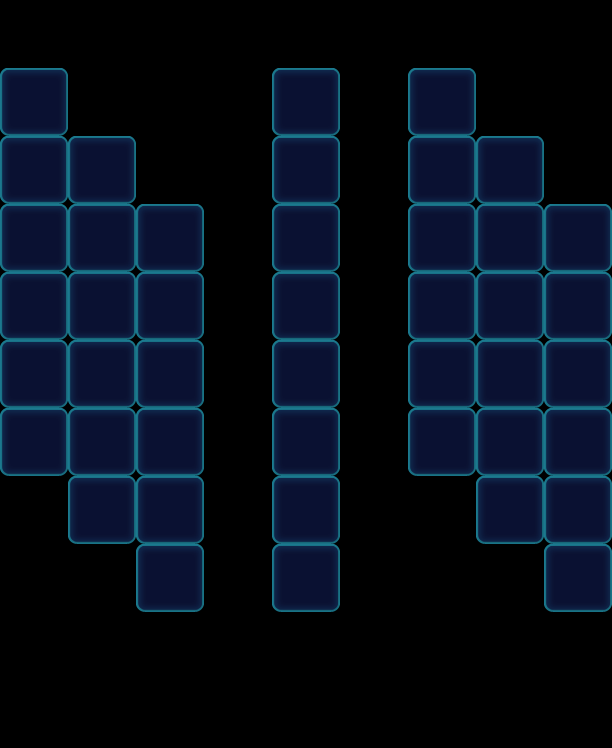

This game map was drawn from its Tiled (.tmx) file and the tilesets committed beside it. A one-line description and the trimmed map source follow:
An orthogonal 9x11 tile map with 68x68 px tiles, 1 tile layer (Valid), 2 tilesets and 43 objects (40x Floor, 2x Factory_Normal, Ice).

<map version="1.0" orientation="orthogonal" width="9" height="11" tilewidth="68" tileheight="68">
 <properties>
  <property name="Connect" value="06,12,1|17,23,1|28,61,1|66,72,1|77,83,1" />
 </properties>
 <tileset firstgid="1" name="game_grid1" tilewidth="68" tileheight="68">
  <image source="game_grid1.png" width="68" height="68" />
 </tileset>
 <tileset firstgid="2" name="map" tilewidth="68" tileheight="68">
  <image source="map.png" width="1024" height="1024" />
 </tileset>
 <layer name="Valid" width="9" height="11">
  <data>[99 cells, 44 non-empty, 1 distinct tile ids]</data>
 </layer>
 <objectgroup name="BottomObj" width="9" height="11">
  <object name="Jelly" type="Floor" gid="33" x="408" y="136">
   <properties>
    <property name="Layers" value="2" />
   </properties>
  </object>
  <object name="Jelly" type="Floor" gid="33" x="408" y="204">
   <properties>
    <property name="Layers" value="2" />
   </properties>
  </object>
  <object name="Jelly" type="Floor" gid="33" x="408" y="272">
   <properties>
    <property name="Layers" value="2" />
   </properties>
  </object>
  <object name="Jelly" type="Floor" gid="33" x="408" y="340">
   <properties>
    <property name="Layers" value="2" />
   </properties>
  </object>
  <object name="Jelly" type="Floor" gid="33" x="408" y="476">
   <properties>
    <property name="Layers" value="2" />
   </properties>
  </object>
  <object name="Jelly" type="Floor" gid="33" x="408" y="408">
   <properties>
    <property name="Layers" value="2" />
   </properties>
  </object>
  <object name="Jelly" type="Floor" gid="33" x="476" y="204">
   <properties>
    <property name="Layers" value="2" />
   </properties>
  </object>
  <object name="Jelly" type="Floor" gid="33" x="476" y="272">
   <properties>
    <property name="Layers" value="2" />
   </properties>
  </object>
  <object name="Jelly" type="Floor" gid="33" x="476" y="340">
   <properties>
    <property name="Layers" value="2" />
   </properties>
  </object>
  <object name="Jelly" type="Floor" gid="33" x="476" y="408">
   <properties>
    <property name="Layers" value="2" />
   </properties>
  </object>
  <object name="Jelly" type="Floor" gid="33" x="476" y="476">
   <properties>
    <property name="Layers" value="2" />
   </properties>
  </object>
  <object name="Jelly" type="Floor" gid="33" x="476" y="544">
   <properties>
    <property name="Layers" value="2" />
   </properties>
  </object>
  <object name="Jelly" type="Floor" gid="33" x="544" y="272">
   <properties>
    <property name="Layers" value="2" />
   </properties>
  </object>
  <object name="Jelly" type="Floor" gid="33" x="544" y="340">
   <properties>
    <property name="Layers" value="2" />
   </properties>
  </object>
  <object name="Jelly" type="Floor" gid="33" x="544" y="408">
   <properties>
    <property name="Layers" value="2" />
   </properties>
  </object>
  <object name="Jelly" type="Floor" gid="33" x="544" y="476">
   <properties>
    <property name="Layers" value="2" />
   </properties>
  </object>
  <object name="Jelly" type="Floor" gid="33" x="544" y="544">
   <properties>
    <property name="Layers" value="2" />
   </properties>
  </object>
  <object name="Jelly" type="Floor" gid="33" x="544" y="612">
   <properties>
    <property name="Layers" value="2" />
   </properties>
  </object>
  <object name="Jelly" type="Floor" gid="32" x="272" y="272">
   <properties>
    <property name="Layers" value="1" />
   </properties>
  </object>
  <object name="Jelly" type="Floor" gid="32" x="272" y="340">
   <properties>
    <property name="Layers" value="1" />
   </properties>
  </object>
  <object name="Jelly" type="Floor" gid="32" x="272" y="408">
   <properties>
    <property name="Layers" value="1" />
   </properties>
  </object>
  <object name="Jelly" type="Floor" gid="32" x="272" y="476">
   <properties>
    <property name="Layers" value="1" />
   </properties>
  </object>
  <object name="Jelly" type="Floor" gid="33" x="0" y="408">
   <properties>
    <property name="Layers" value="2" />
   </properties>
  </object>
  <object name="Jelly" type="Floor" gid="33" x="136" y="340">
   <properties>
    <property name="Layers" value="2" />
   </properties>
  </object>
  <object name="Jelly" type="Floor" gid="33" x="0" y="136">
   <properties>
    <property name="Layers" value="2" />
   </properties>
  </object>
  <object name="Jelly" type="Floor" gid="33" x="68" y="340">
   <properties>
    <property name="Layers" value="2" />
   </properties>
  </object>
  <object name="Jelly" type="Floor" gid="33" x="136" y="544">
   <properties>
    <property name="Layers" value="2" />
   </properties>
  </object>
  <object name="Jelly" type="Floor" gid="33" x="0" y="340">
   <properties>
    <property name="Layers" value="2" />
   </properties>
  </object>
  <object name="Jelly" type="Floor" gid="33" x="68" y="544">
   <properties>
    <property name="Layers" value="2" />
   </properties>
  </object>
  <object name="Jelly" type="Floor" gid="33" x="68" y="204">
   <properties>
    <property name="Layers" value="2" />
   </properties>
  </object>
  <object name="Jelly" type="Floor" gid="33" x="136" y="408">
   <properties>
    <property name="Layers" value="2" />
   </properties>
  </object>
  <object name="Jelly" type="Floor" gid="33" x="0" y="204">
   <properties>
    <property name="Layers" value="2" />
   </properties>
  </object>
  <object name="Jelly" type="Floor" gid="33" x="68" y="408">
   <properties>
    <property name="Layers" value="2" />
   </properties>
  </object>
  <object name="Jelly" type="Floor" gid="33" x="136" y="612">
   <properties>
    <property name="Layers" value="2" />
   </properties>
  </object>
  <object name="Jelly" type="Floor" gid="33" x="0" y="476">
   <properties>
    <property name="Layers" value="2" />
   </properties>
  </object>
  <object name="Jelly" type="Floor" gid="33" x="136" y="272">
   <properties>
    <property name="Layers" value="2" />
   </properties>
  </object>
  <object name="Jelly" type="Floor" gid="33" x="68" y="272">
   <properties>
    <property name="Layers" value="2" />
   </properties>
  </object>
  <object name="Jelly" type="Floor" gid="33" x="136" y="476">
   <properties>
    <property name="Layers" value="2" />
   </properties>
  </object>
  <object name="Jelly" type="Floor" gid="33" x="0" y="272">
   <properties>
    <property name="Layers" value="2" />
   </properties>
  </object>
  <object name="Jelly" type="Floor" gid="33" x="68" y="476">
   <properties>
    <property name="Layers" value="2" />
   </properties>
  </object>
 </objectgroup>
 <objectgroup name="MiddleObj" width="9" height="11" />
 <objectgroup color="#000000" name="TopObj" width="9" height="11">
  <object name="10" type="Factory_Normal" x="0" y="0" width="68" height="68">
   <properties>
    <property name="FactoryColorsConfig" value="Pink,Blue,Green,Yellow" />
   </properties>
  </object>
  <object name="10" type="Factory_Normal" x="272" y="0" width="68" height="68">
   <properties>
    <property name="FactoryColorsConfig" value="Pink,Blue,Green,Yellow" />
   </properties>
  </object>
  <object name="Ice" type="Ice" x="136" y="544" width="68" height="68">
   <properties>
    <property name="Layers" value="3" />
   </properties>
  </object>
 </objectgroup>
 <objectgroup color="#00ff00" name="CeilObj" width="9" height="11" />
</map>
